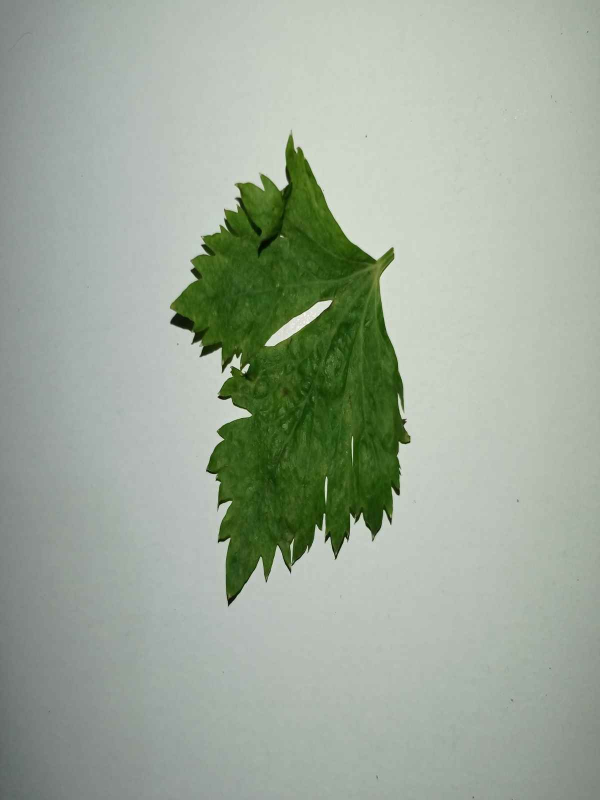
#> input picture Dataset/Seledri/001.jpg, 1200 x 1600 px (shown at 1/2 size)
$ jupyter execute preprocessing.ipynb
#> lines starting #> are read from the running program, lines starting #| are printed output that depends on the picture; after the words box and inside, x2 and y2 are one past the last pixel; in counts of white or black regions, pixels touching at a corner belong together
[cell 1]
import cv2
import numpy as np

[cell 2]
#membaca pixel image (blue, green, red)
image = cv2.imread("Dataset/Seledri/001.jpg")
#> image is the input picture: shape (1600, 1200, 3); mean B, G, R 154, 169.1, 157.5
print(image)
#> (printed output is left out)

[cell 3]
#adjust image contrast
r = 400/image.shape[1]
#> r = 0.333
dim = (400,int(image.shape[0]*r))
#> dim = (400, 533)
im_resized = cv2.resize(image, dim)
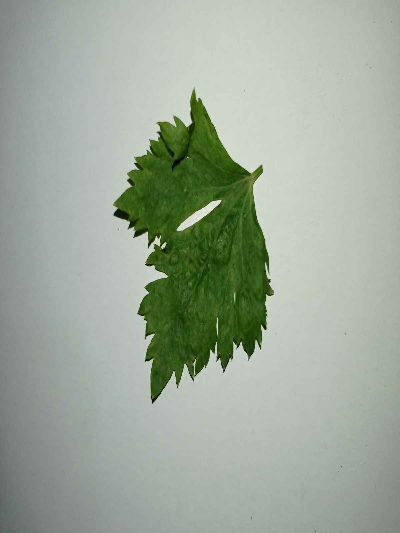
#> im_resized: shape (533, 400, 3); mean B, G, R 153.9, 169, 157.5

im_adjusted = cv2.addWeighted(im_resized, 1.5, np.zeros(im_resized.shape, im_resized.dtype), 0, -100)
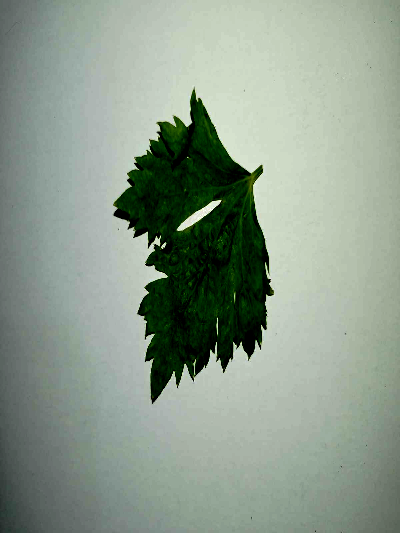
#> im_adjusted: shape (533, 400, 3); mean B, G, R 139.4, 153.8, 139.5
im_edges = cv2.Canny(im_resized, 100, 200)
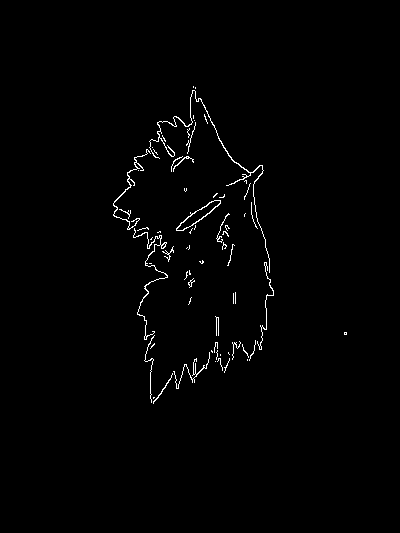
#> im_edges: shape (533, 400); 1.1% white in thin lines or dots, all inside (x1, y1, x2, y2) = (113, 86, 347, 404)

cv2.imshow('original image', im_resized)
cv2.imshow('adjusted image', im_adjusted)
cv2.imshow('Detected Edges', im_edges)
cv2.waitKey(0)
cv2.destroyAllWindows()

[cell 4]
#ubah se-folder
import glob

imdir = 'Dataset/Seledri/'
ext = ['jpg']

files = []
[files.extend(glob.glob(imdir + '*.' + e)) for e in ext]

images = [cv2.imread(file) for file in files]
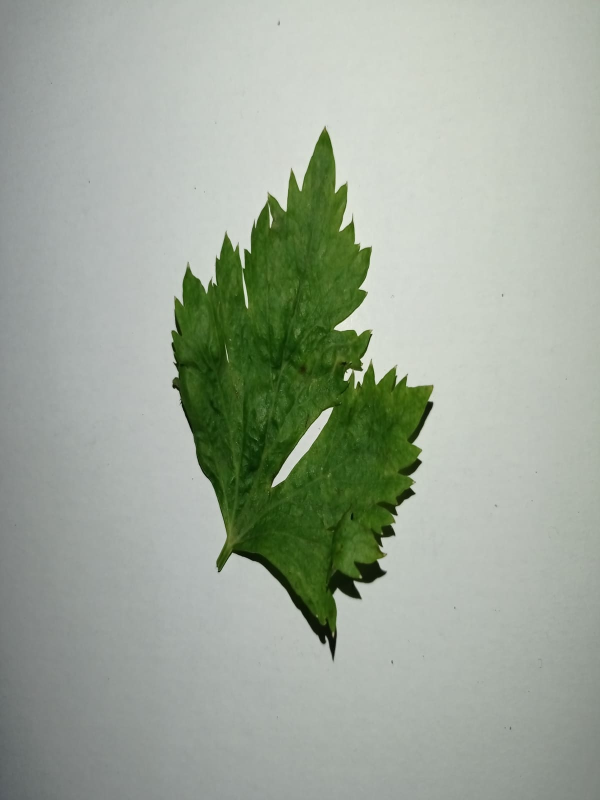
#> input picture Dataset/Seledri/002.jpg, 1200 x 1600 px (shown at 1/2 size)
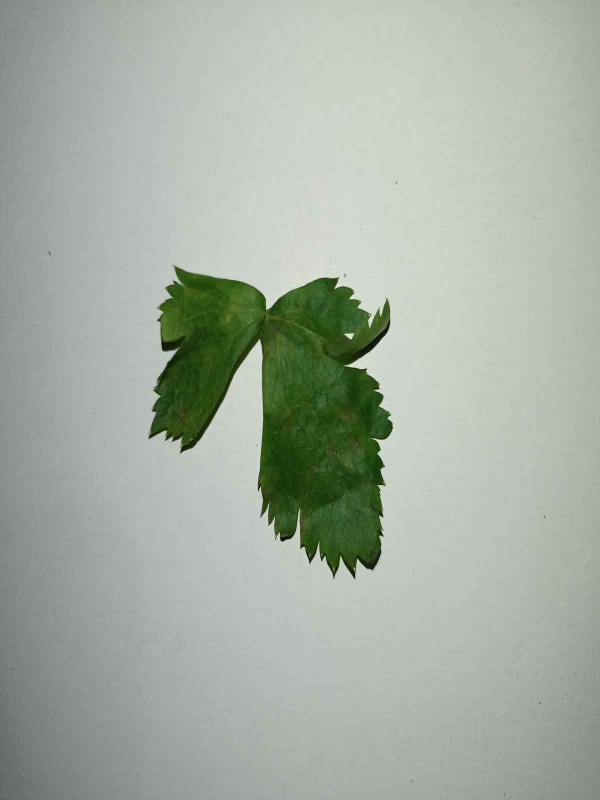
#> input picture Dataset/Seledri/003.jpg, 1200 x 1600 px (shown at 1/2 size)
#> images = 3 items

i = 1
for img in images:
    im_adjusted = cv2.addWeighted(img, 1.5, np.zeros(img.shape, img.dtype), 0, -100)
    im_name = "Dataset/Seledri/Seledri_Edit/" +  str(i) + ".jpg"
    cv2.imwrite(im_name, im_adjusted)
    i += 1
#> this loop made 3 passes
#> im_name on passes 1 to 3: 'Dataset/Seledri/Seledri_Edit/1.jpg', 'Dataset/Seledri/Seledri_Edit/2.jpg', 'Dataset/Seledri/Seledri_Edit/3.jpg'
#> pass 2, `im_adjusted = cv2.addWeighted(img, 1.5, np.zeros(img.shape, img.dtype)..`:
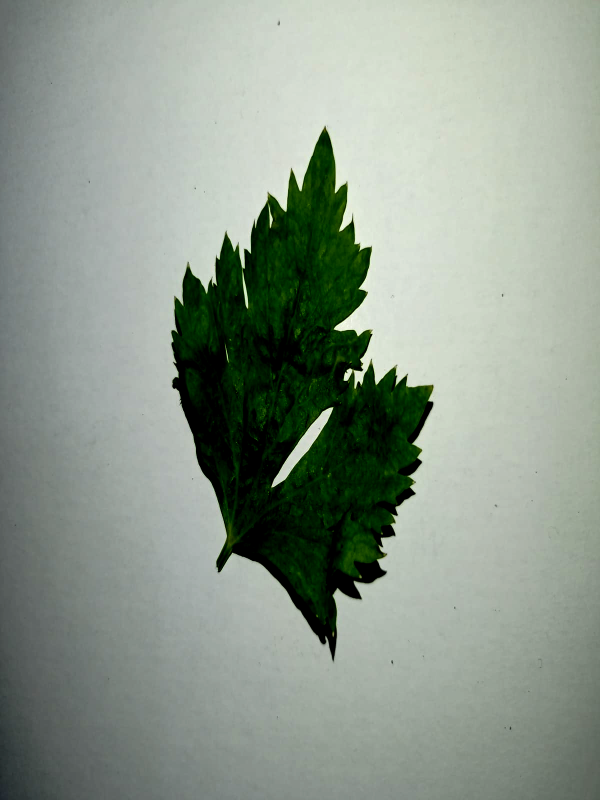
#> im_adjusted: shape (1600, 1200, 3) (shown at 1/2 size); mean B, G, R 140, 152.3, 140.7
#> pass 3, `im_adjusted = cv2.addWeighted(img, 1.5, np.zeros(img.shape, img.dtype)..`:
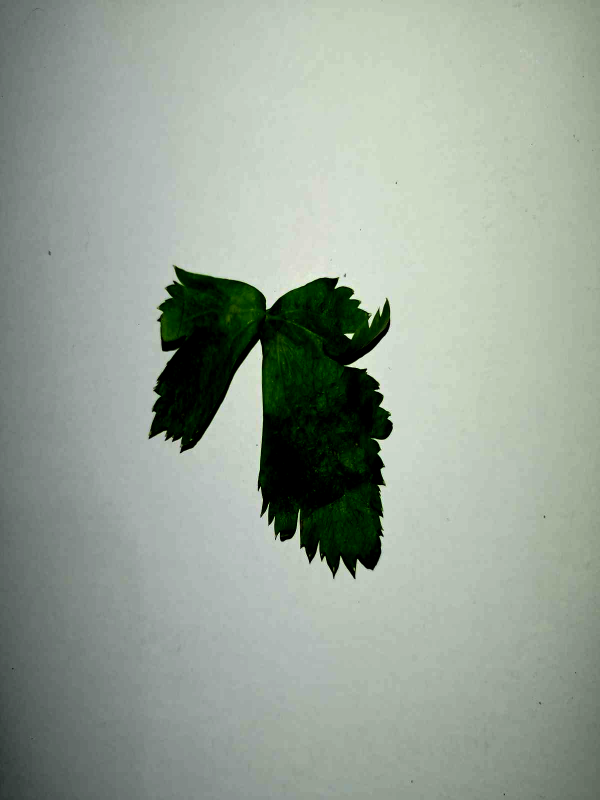
#> im_adjusted: shape (1600, 1200, 3) (shown at 1/2 size); mean B, G, R 150.8, 162.3, 151.1
#> after the loop, i = 4
